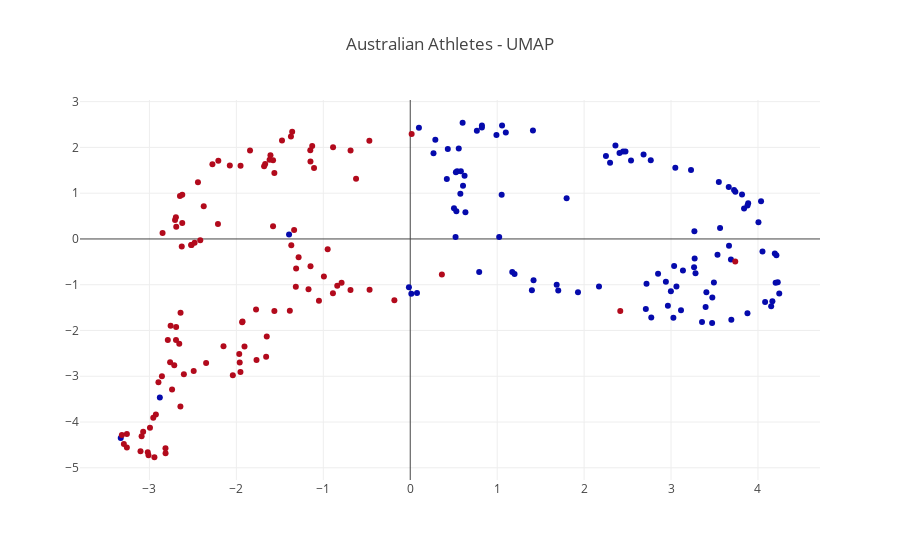

Write notebook code for a chart like this one.
### Markdown cell above
### Creating the Plot

### Code cell
title = "Australian Athletes - UMAP"

text = []
for row in data.iterrows():
    tooltip = "<br>".join([f"<b>{k}</b>: {row[1][k]}" for k in row[1].index])
    text.append(tooltip)

fig_data = [
    go.Scatter(
        x=data_all["Component 1"],
        y=data_all["Component 2"],
        text=text,
        mode="markers",
        hoverinfo="text",
        marker={"color": data_all["color"], "colorscale" : "RdBu"},
    )
]

layout = {"hovermode": "closest", "title" : title}

figure = go.Figure(data=fig_data, layout=layout)

iplot(figure)

### Figure 1 — Plotly figure (JSON) as saved in the notebook; plotly's stock layout.template omitted (floating-point values rounded to 4 significant figures; data arrays with more than 128 entries replaced by an {"elided": "..."} marker saying what was removed)
{"data": [{"hoverinfo": "text", "marker": {"color": {"elided": "202 int values"}, "colorscale": "RdBu"}, "mode": "markers", "text": {"elided": "202 str values"}, "type": "scatter", "uid": "d671cef8-1ddd-4b84-97b6-bc8303764b36", "x": {"elided": "202 float values"}, "y": {"elided": "202 float values"}}], "layout": {"hovermode": "closest", "title": {"text": "Australian Athletes - UMAP"}}}
